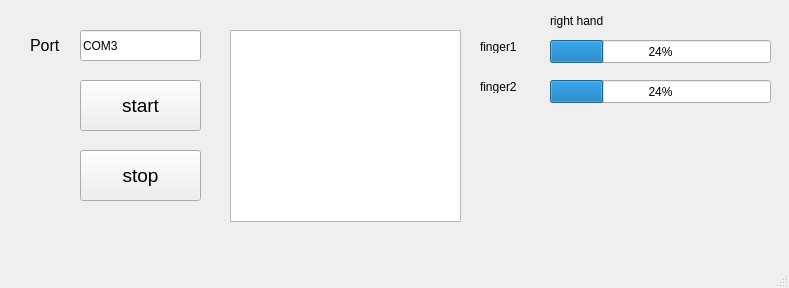
<?xml version="1.0" encoding="UTF-8"?>
<ui version="4.0">
 <class>MainWindow</class>
 <widget class="QMainWindow" name="MainWindow">
  <property name="geometry">
   <rect>
    <x>0</x>
    <y>0</y>
    <width>789</width>
    <height>288</height>
   </rect>
  </property>
  <property name="minimumSize">
   <size>
    <width>789</width>
    <height>288</height>
   </size>
  </property>
  <property name="maximumSize">
   <size>
    <width>789</width>
    <height>288</height>
   </size>
  </property>
  <property name="windowTitle">
   <string>MainWindow</string>
  </property>
  <widget class="QWidget" name="centralwidget">
   <widget class="QPushButton" name="pushRead">
    <property name="geometry">
     <rect>
      <x>80</x>
      <y>80</y>
      <width>121</width>
      <height>51</height>
     </rect>
    </property>
    <property name="font">
     <font>
      <pointsize>14</pointsize>
     </font>
    </property>
    <property name="text">
     <string>start</string>
    </property>
   </widget>
   <widget class="QLabel" name="label">
    <property name="geometry">
     <rect>
      <x>30</x>
      <y>30</y>
      <width>61</width>
      <height>31</height>
     </rect>
    </property>
    <property name="font">
     <font>
      <pointsize>12</pointsize>
     </font>
    </property>
    <property name="text">
     <string>Port</string>
    </property>
   </widget>
   <widget class="QLineEdit" name="inputPort">
    <property name="geometry">
     <rect>
      <x>80</x>
      <y>30</y>
      <width>121</width>
      <height>31</height>
     </rect>
    </property>
    <property name="text">
     <string>COM3</string>
    </property>
   </widget>
   <widget class="QTextBrowser" name="outputText">
    <property name="geometry">
     <rect>
      <x>230</x>
      <y>30</y>
      <width>231</width>
      <height>192</height>
     </rect>
    </property>
   </widget>
   <widget class="QProgressBar" name="finger1">
    <property name="geometry">
     <rect>
      <x>550</x>
      <y>40</y>
      <width>221</width>
      <height>23</height>
     </rect>
    </property>
    <property name="value">
     <number>24</number>
    </property>
   </widget>
   <widget class="QProgressBar" name="finger2">
    <property name="geometry">
     <rect>
      <x>550</x>
      <y>80</y>
      <width>221</width>
      <height>23</height>
     </rect>
    </property>
    <property name="value">
     <number>24</number>
    </property>
   </widget>
   <widget class="QLabel" name="label_2">
    <property name="geometry">
     <rect>
      <x>550</x>
      <y>10</y>
      <width>71</width>
      <height>21</height>
     </rect>
    </property>
    <property name="text">
     <string>right hand</string>
    </property>
   </widget>
   <widget class="QLabel" name="label_3">
    <property name="geometry">
     <rect>
      <x>480</x>
      <y>40</y>
      <width>47</width>
      <height>13</height>
     </rect>
    </property>
    <property name="text">
     <string>finger1</string>
    </property>
   </widget>
   <widget class="QLabel" name="label_4">
    <property name="geometry">
     <rect>
      <x>480</x>
      <y>80</y>
      <width>47</width>
      <height>13</height>
     </rect>
    </property>
    <property name="text">
     <string>finger2</string>
    </property>
   </widget>
   <widget class="QPushButton" name="pushStop">
    <property name="geometry">
     <rect>
      <x>80</x>
      <y>150</y>
      <width>121</width>
      <height>51</height>
     </rect>
    </property>
    <property name="font">
     <font>
      <pointsize>14</pointsize>
     </font>
    </property>
    <property name="text">
     <string>stop</string>
    </property>
   </widget>
  </widget>
  <widget class="QMenuBar" name="menubar">
   <property name="geometry">
    <rect>
     <x>0</x>
     <y>0</y>
     <width>789</width>
     <height>21</height>
    </rect>
   </property>
  </widget>
  <widget class="QStatusBar" name="statusbar"/>
 </widget>
 <resources/>
 <connections/>
</ui>
